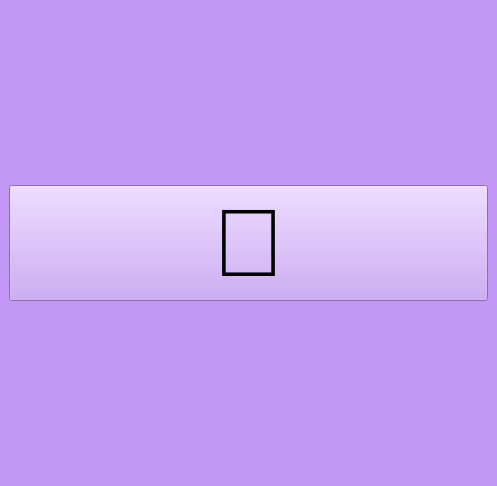
<?xml version="1.0" encoding="UTF-8"?>
<ui version="4.0">
 <class>MainWindow</class>
 <widget class="QMainWindow" name="MainWindow">
  <property name="geometry">
   <rect>
    <x>0</x>
    <y>0</y>
    <width>497</width>
    <height>486</height>
   </rect>
  </property>
  <property name="windowTitle">
   <string>Camera</string>
  </property>
  <property name="windowIcon">
   <iconset>
    <normaloff>../img/icon/camera.png</normaloff>../img/icon/camera.png</iconset>
  </property>
  <property name="styleSheet">
   <string notr="true">background-color: rgb(195, 151, 245);</string>
  </property>
  <widget class="QWidget" name="centralwidget">
   <layout class="QGridLayout" name="gridLayout">
    <item row="0" column="0" rowspan="2">
     <widget class="QPushButton" name="camera_btn">
      <property name="font">
       <font>
        <pointsize>72</pointsize>
       </font>
      </property>
      <property name="styleSheet">
       <string notr="true">background-color: rgb(195, 151, 245);</string>
      </property>
      <property name="text">
       <string>📸</string>
      </property>
     </widget>
    </item>
   </layout>
  </widget>
 </widget>
 <resources/>
 <connections/>
</ui>
